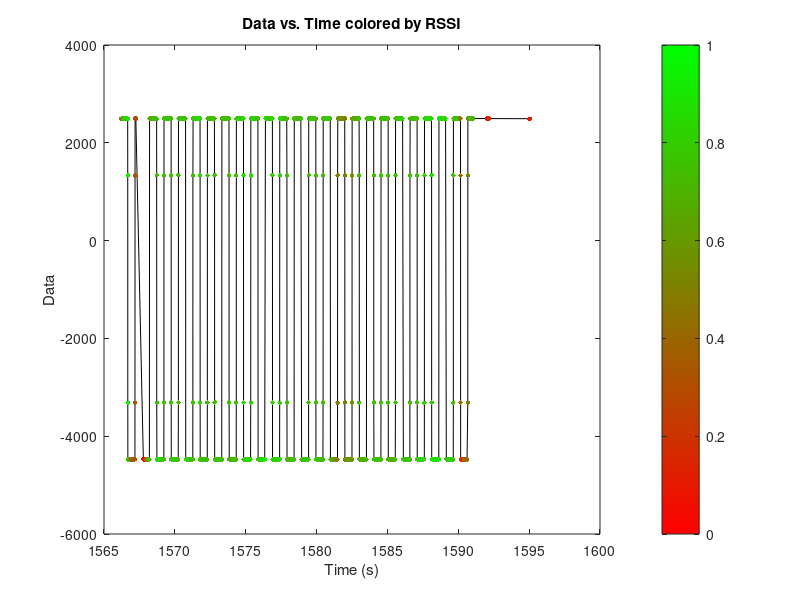

MATLAB code for this plot:
% Save the data


% Close the serial port
if(exist('ser', 'var'))
    ser.delete();
    clear ser;
    save('data.mat', 'data_struct');
end
% Load the data
load('data.mat');

% Get the number of data points
num_data_points = length(data_struct);

data = [];
lqi = [];
rssi = [];
t = [];
sps = 250;
tvec = 0:1/sps:(0+7/sps);
% Extract the time, data, and LQI from the structure
for i = 2:num_data_points
    data = [data, data_struct(i).data(:)'];
    lqi = [lqi, repmat(data_struct(i).lqi, 1, 8)];
    rssi = [rssi, repmat(data_struct(i).rssi, 1, 8)];
    t = [t, tvec + (data_struct(i).counter_val / 32.768e3)];
end



% Normalize LQI to the range [0, 1]
idx = abs(lqi) > 0;
lqi(idx) = [];
data(idx) = [];
rssi(idx) = [];
t(idx) = [];
median(data);

figure;
% plot(t, data, '.-');


% Create a color map that goes from red to green
cmap = [linspace(1, 0, 256)', linspace(0, 1, 256)', zeros(256, 1)];

% Create a new figure
figure;

rssi_norm = (rssi - min(rssi));
rssi_norm = round(rssi_norm * (255 / max(rssi_norm)));

% Plot the data
plot(t, data, 'k-');
hold on;
scatter(t, data, 10, cmap(rssi_norm+1, :), 'filled');


% Set the color map
colormap(cmap);



% Add a color bar
colorbar;

% Set the labels
xlabel('Time (s)');
ylabel('Data');
title('Data vs. Time colored by RSSI');

% Hold off the plot
hold off;
